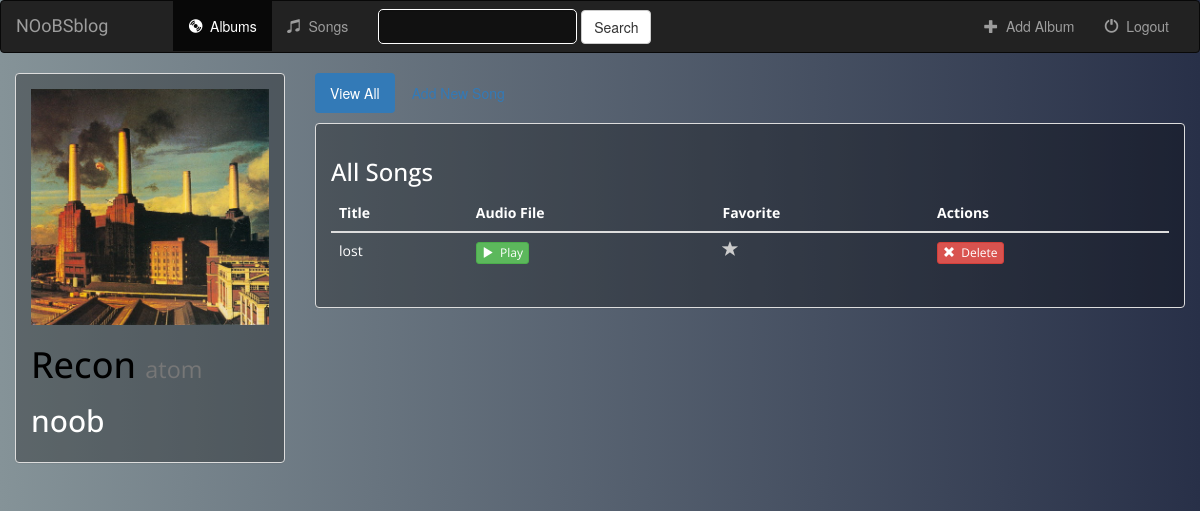
/music/2/, run on the app's committed database.
### music/models.py (models this page shows, shortened)
class Album(models.Model):
    artist = models.CharField(max_length=250)
    album_title = models.CharField(max_length=500)
    genre = models.CharField(max_length=100)
    album_logo = models.FileField()
    is_favorite = models.BooleanField(default=False)
    def __str__(self):
        return self.album_title + ' - ' + self.artist

class Song(models.Model):
    album = models.ForeignKey(Album, on_delete=models.CASCADE)
    song_title = models.CharField(max_length=250)
    audio_file = models.FileField(default='')
    is_favorite = models.BooleanField(default=False)

### music/views.py (the view)
# urls.py: url(r'^(?P<album_id>[0-9]+)/$', views.detail, name='detail'),
def detail(request, album_id):
    user = request.user
    album = get_object_or_404(Album, pk=album_id)
    return render(request, 'music/detail.html', {'album': album, 'user': user})

### music/templates/music/detail.html (shortened to what this page needs)
{% extends 'music/base.html' %}
{% block albums_active %}active{% endblock %}
{% block body %}
<div class="container-fluid songs-container">
    <div class="row">
        <div class="col-sm-4 col-md-3">
            <div class="panel panel-default" style="background: rgba(0,0,0,0.3); color: white;font-family: 'Open Sans',sans-serif;">
                <div class="panel-body">
                    <a href="{% url 'music:detail' album.id %}">
                        {% if album.album_logo %}
                            <img src="{{ album.album_logo.url }}" class="img-responsive">
                        {% else %}
                            <h3>No image to display</h3>
                        {% endif %}
                    </a>
                    <h1>{{ album.album_title }} <small>{{ album.genre }}</small></h1>
                    <h2>{{ album.artist }}</h2>
                </div>
            </div>
        </div>
        <div class="col-sm-8 col-md-9">
            <ul class="nav nav-pills" style="margin-bottom: 10px;">
                <li role="presentation" class="active"><a href="{% url 'music:detail' album.id %}">View All</a></li>
                <li role="presentation"><a href="{% url 'music:create_song' album.id %}">Add New Song</a></li>
            </ul>
            <div class="panel panel-default" style="background: rgba(0,0,0,0.3); color: white;font-family: 'Open Sans',sans-serif;">
                <div class="panel-body">
                    <h3>All Songs</h3>
                    <table class="table">
                        <thead>
                        <tr>
                            <th>Title</th>
                            <th>Audio File</th>
                            <th>Favorite</th>
                            <th>Actions</th>
                        </tr>
                        </thead>
                        <tbody>
                        {% for song in album.song_set.all %}
                            <tr>
                                <td>{{ song.song_title }}</td>
                                <td>
                                    <a target="_blank" href="{{ song.audio_file.url }}">
                                        <button type="button" class="btn btn-success btn-xs">
                                            <span class="glyphicon glyphicon-play"></span>&nbsp; Play
                                        </button>
                                    </a>
                                </td>
                                <td>
                                    <a href="{% url 'music:favorite' song.id %}" class="btn-favorite"><span class="glyphicon glyphicon-star {% if song.is_favorite %}active{% endif %}"></span></a>
                                </td>
                                <td>
                                    <form action="{% url 'music:delete_song' album.id song.id %}" method="post" style="display: inline;">
                                        <button type="submit" class="btn btn-danger btn-xs">
                                            <span class="glyphicon glyphicon-remove"></span>&nbsp; Delete
                                        </button>
                                    </form>
                                </td>
                            </tr>
                        {% endfor %}
                        </tbody>
                    </table>
                </div>
            </div>
        </div>
    </div>
</div>
{% endblock %}

### music/static/music/style.css (style rules this page uses)
body { background: black url("img/clouds.jpg"); background-repeat: no-repeat; background-attachment: fixed; }
body h1, ul, li, a { color: black; text-decoration: none; }
.glyphicon-star { color: #CCCCCC; font-size: 16px; }

### data on the page
Album: album_logo (picture), album_title "Recon", genre "atom", artist "noob"
Song: song_title "lost", is_favorite False (drawn)
